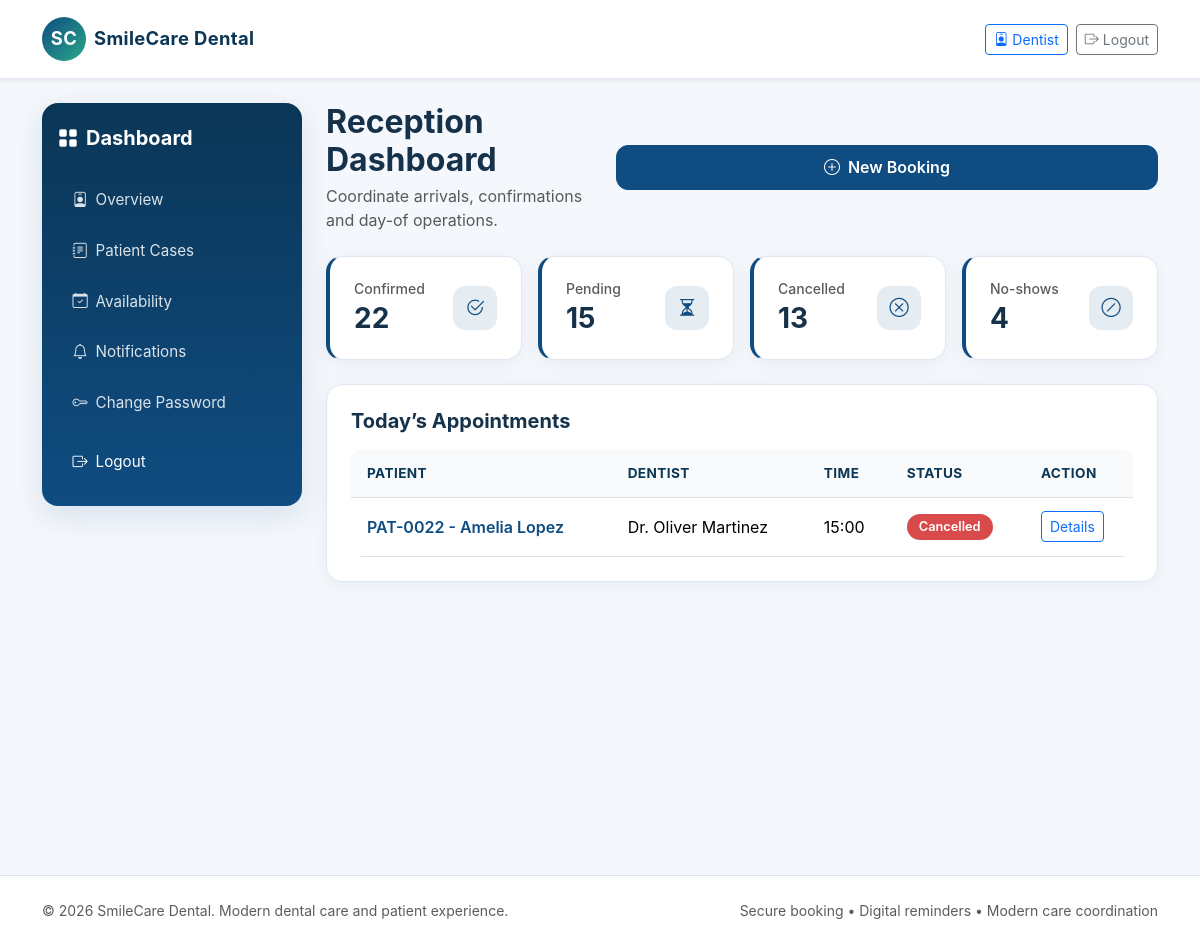
The page /appointments/staff-dashboard/ (signed in) on the database as committed earlier.
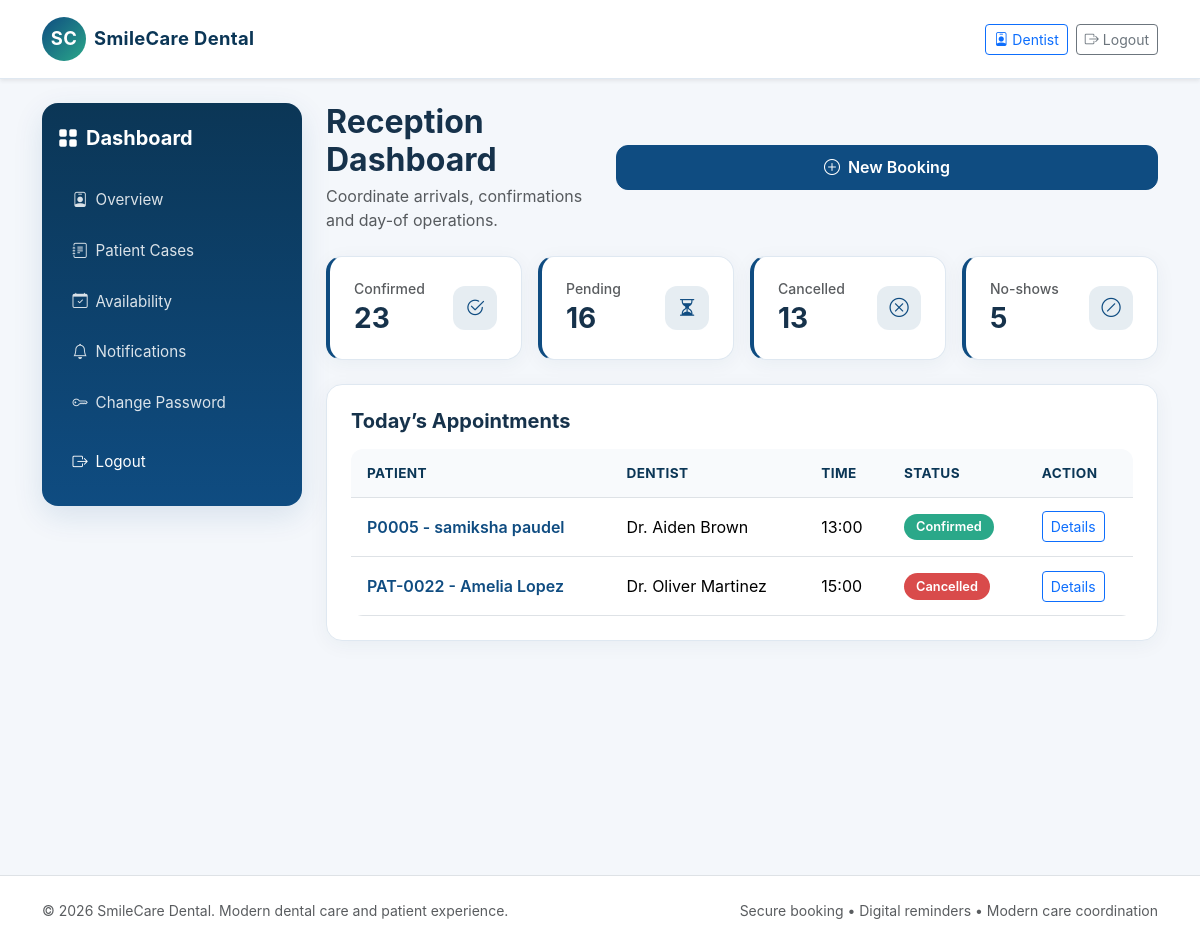
The same page on the database as committed later.
### appointments/models.py (models this page shows, shortened)
class Appointment(models.Model):
    STATUS_CHOICES = (
        ('Pending', 'Pending'),
        ('Confirmed', 'Confirmed'),
        ('Checked-In', 'Checked-In'),
        ('Completed', 'Completed'),
        ('Cancelled', 'Cancelled'),
        ('Rescheduled', 'Rescheduled'),
        ('No-Show', 'No-Show'),
    )
    appointment_id = models.CharField(max_length=20, unique=True)
    patient = models.ForeignKey(Patient, related_name='appointments', on_delete=models.CASCADE)
    dentist = models.ForeignKey(Dentist, related_name='appointments', on_delete=models.CASCADE)
    service = models.ForeignKey(DentalService, related_name='appointments', on_delete=models.CASCADE)
    appointment_date = models.DateField()
    start_time = models.TimeField()
    end_time = models.TimeField()
    reason = models.CharField(max_length=200)
    notes = models.TextField(blank=True)
    status = models.CharField(max_length=20, choices=STATUS_CHOICES, default='Pending')
    cancellation_reason = models.TextField(blank=True)
    cancelled_at = models.DateTimeField(null=True, blank=True)
    created_at = models.DateTimeField(auto_now_add=True)
    updated_at = models.DateTimeField(auto_now=True)
    class Meta:
        constraints = [
            models.CheckConstraint(condition=Q(end_time__gt=F('start_time')), name='check_appointment_times'),
        ]

### patients/models.py (models this page shows)
class Patient(models.Model):
    GENDER_CHOICES = (
        ('M', 'Male'),
        ('F', 'Female'),
        ('O', 'Other'),
    )
    patient_id = models.CharField(max_length=20, unique=True)
    user = models.OneToOneField(settings.AUTH_USER_MODEL, on_delete=models.CASCADE)
    date_of_birth = models.DateField(null=True, blank=True)
    gender = models.CharField(max_length=1, choices=GENDER_CHOICES, blank=True)
    phone = models.CharField(max_length=20, blank=True)
    address = models.TextField(blank=True)
    emergency_contact = models.CharField(max_length=100, blank=True)
    emergency_contact_phone = models.CharField(max_length=20, blank=True)
    medical_notes = models.TextField(blank=True)
    allergies = models.TextField(blank=True)
    created_at = models.DateTimeField(auto_now_add=True)
    updated_at = models.DateTimeField(auto_now=True)
    class Meta:
        ordering = ['-created_at']
    def __str__(self):
        return f"{self.patient_id} - {self.user.get_full_name() or self.user.username}"

### accounts/models.py (models this page shows, shortened)
class User(AbstractUser):
    ROLE_CHOICES = (
        ('patient', 'Patient'),
        ('staff', 'Staff'),
        ('dentist', 'Dentist'),
        ('admin', 'Admin'),
    )
    ACCOUNT_STATUS_CHOICES = (
        ('pending', 'Pending'),
        ('approved', 'Approved'),
        ('rejected', 'Rejected'),
    )
    role = models.CharField(max_length=20, choices=ROLE_CHOICES, default='patient')
    phone = models.CharField(max_length=20, blank=True)
    account_status = models.CharField(max_length=20, choices=ACCOUNT_STATUS_CHOICES, default='approved')
    def is_patient(self):
        return self.role == 'patient'
    def is_staff_role(self):
        return self.role in {'staff', 'admin'}
    def is_dentist(self):
        return self.role == 'dentist'
    def is_admin(self):
        return self.role == 'admin'
    def is_dentist_approved(self):
        return self.is_dentist() and self.is_active and self.account_status == 'approved'

### dentists/models.py (models this page shows)
class Dentist(models.Model):
    dentist_id = models.CharField(max_length=20, unique=True)
    user = models.OneToOneField(settings.AUTH_USER_MODEL, on_delete=models.CASCADE)
    specialization = models.CharField(max_length=100)
    license_number = models.CharField(max_length=50, unique=True)
    phone = models.CharField(max_length=20, blank=True)
    biography = models.TextField(blank=True)
    years_of_experience = models.PositiveIntegerField(default=0)
    profile_photo = models.CharField(max_length=200, blank=True)
    active = models.BooleanField(default=True)
    created_at = models.DateTimeField(auto_now_add=True)
    def __str__(self):
        return f"Dr. {self.user.get_full_name() or self.user.username}"

### appointments/views.py (the view)
# urls.py: path('staff-dashboard/', staff_dashboard, name='staff_dashboard'),
@login_required
def staff_dashboard(request):
    today = Appointment.objects.filter(appointment_date=datetime.now().date()).order_by('start_time')
    confirmed = Appointment.objects.filter(status='Confirmed').count()
    pending = Appointment.objects.filter(status='Pending').count()
    cancelled = Appointment.objects.filter(status='Cancelled').count()
    no_shows = Appointment.objects.filter(status='No-Show').count()
    return render(request, 'dashboard/staff_dashboard.html', {'today': today, 'confirmed': confirmed, 'pending': pending, 'cancelled': cancelled, 'no_shows': no_shows})

### appointments/templatetags/status_tags.py (called while the page is built)
@register.filter
def status_badge_class(status):
    return STATUS_CLASS_MAP.get(status, 'pill-secondary')

### reminders/templatetags/notifications_tags.py (called while the page is built)
@register.simple_tag(takes_context=True)
def unread_notifications_count(context):
    request = context.get('request')
    if not request or not request.user.is_authenticated:
        return 0
    return Notification.objects.filter(user=request.user, is_read=False).count()

### templates/dashboard/staff_dashboard.html
{% extends 'base.html' %}
{% load status_tags %}
{% block content %}
<div class="dashboard-shell">
    {% include 'dashboard/_sidebar.html' %}
    <div class="main-panel">
        <div class="d-flex flex-column flex-sm-row justify-content-between align-items-start align-items-sm-center gap-3 mb-4">
            <div>
                <h2 class="fw-bold mb-1">Reception Dashboard</h2>
                <p class="text-muted mb-0">Coordinate arrivals, confirmations and day-of operations.</p>
            </div>
            <a class="btn btn-primary w-100 w-sm-auto" href="{% url 'book_appointment' %}">
                <i class="bi bi-plus-circle me-2"></i>New Booking
            </a>
        </div>
        <div class="row g-3 mb-4">
            <div class="col-6 col-md-3">
                <div class="card-soft metric-card p-3 p-md-4">
                    <div class="d-flex justify-content-between align-items-center">
                        <div><h6 class="text-muted small mb-1">Confirmed</h6><h3 class="fw-bold mb-0">{{ confirmed }}</h3></div>
                        <div class="metric-icon"><i class="bi bi-check2-circle"></i></div>
                    </div>
                </div>
            </div>
            <div class="col-6 col-md-3">
                <div class="card-soft metric-card p-3 p-md-4">
                    <div class="d-flex justify-content-between align-items-center">
                        <div><h6 class="text-muted small mb-1">Pending</h6><h3 class="fw-bold mb-0">{{ pending }}</h3></div>
                        <div class="metric-icon"><i class="bi bi-hourglass-split"></i></div>
                    </div>
                </div>
            </div>
            <div class="col-6 col-md-3">
                <div class="card-soft metric-card p-3 p-md-4">
                    <div class="d-flex justify-content-between align-items-center">
                        <div><h6 class="text-muted small mb-1">Cancelled</h6><h3 class="fw-bold mb-0">{{ cancelled }}</h3></div>
                        <div class="metric-icon"><i class="bi bi-x-circle"></i></div>
                    </div>
                </div>
            </div>
            <div class="col-6 col-md-3">
                <div class="card-soft metric-card p-3 p-md-4">
                    <div class="d-flex justify-content-between align-items-center">
                        <div><h6 class="text-muted small mb-1">No-shows</h6><h3 class="fw-bold mb-0">{{ no_shows }}</h3></div>
                        <div class="metric-icon"><i class="bi bi-slash-circle"></i></div>
                    </div>
                </div>
            </div>
        </div>
        <div class="card-soft p-3 p-md-4">
            <h5 class="fw-bold mb-3">Today’s Appointments</h5>
            <div class="table-responsive">
                <table class="table align-middle text-nowrap">
                    <thead><tr><th>Patient</th><th>Dentist</th><th>Time</th><th>Status</th><th>Action</th></tr></thead>
                    <tbody>
                        {% for appointment in today %}
                        <tr>
                            <td><a href="{% url 'appointment_detail' appointment.pk %}" class="fw-semibold">{{ appointment.patient }}</a></td>
                            <td>{{ appointment.dentist }}</td>
                            <td>{{ appointment.start_time|time:"H:i" }}</td>
                            <td><span class="pill {{ appointment.status|status_badge_class }}">{{ appointment.status }}</span></td>
                            <td><a href="{% url 'appointment_detail' appointment.pk %}" class="btn btn-sm btn-outline-primary">Details</a></td>
                        </tr>
                        {% empty %}
                        <tr><td colspan="5"><div class="empty-state py-4 text-center">No appointments scheduled for today.</div></td></tr>
                        {% endfor %}
                    </tbody>
                </table>
            </div>
        </div>
    </div>
</div>
{% endblock %}

Rows that differ between the two databases and show on the page:
added Appointment: patient "P0005 - samiksha paudel", dentist "Dr. Aiden Brown", start_time "13:00", status "Confirmed"
Other text that changed with them:
{{ confirmed }}: "22" → "23"
{{ pending }}: "15" → "16"
{{ no_shows }}: "4" → "5"
